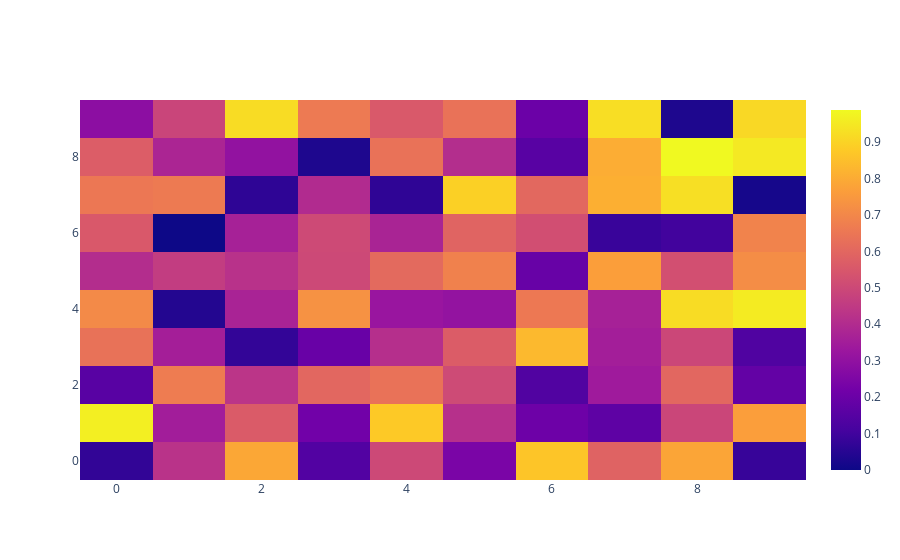

The code cell stored with this chart in its notebook:
### Code cell
# heatmaps in plotly

data = np.random.rand(10,10)

heatmap = go.Heatmap(z=data)
fig = go.Figure(data=[heatmap])
fig.show()
